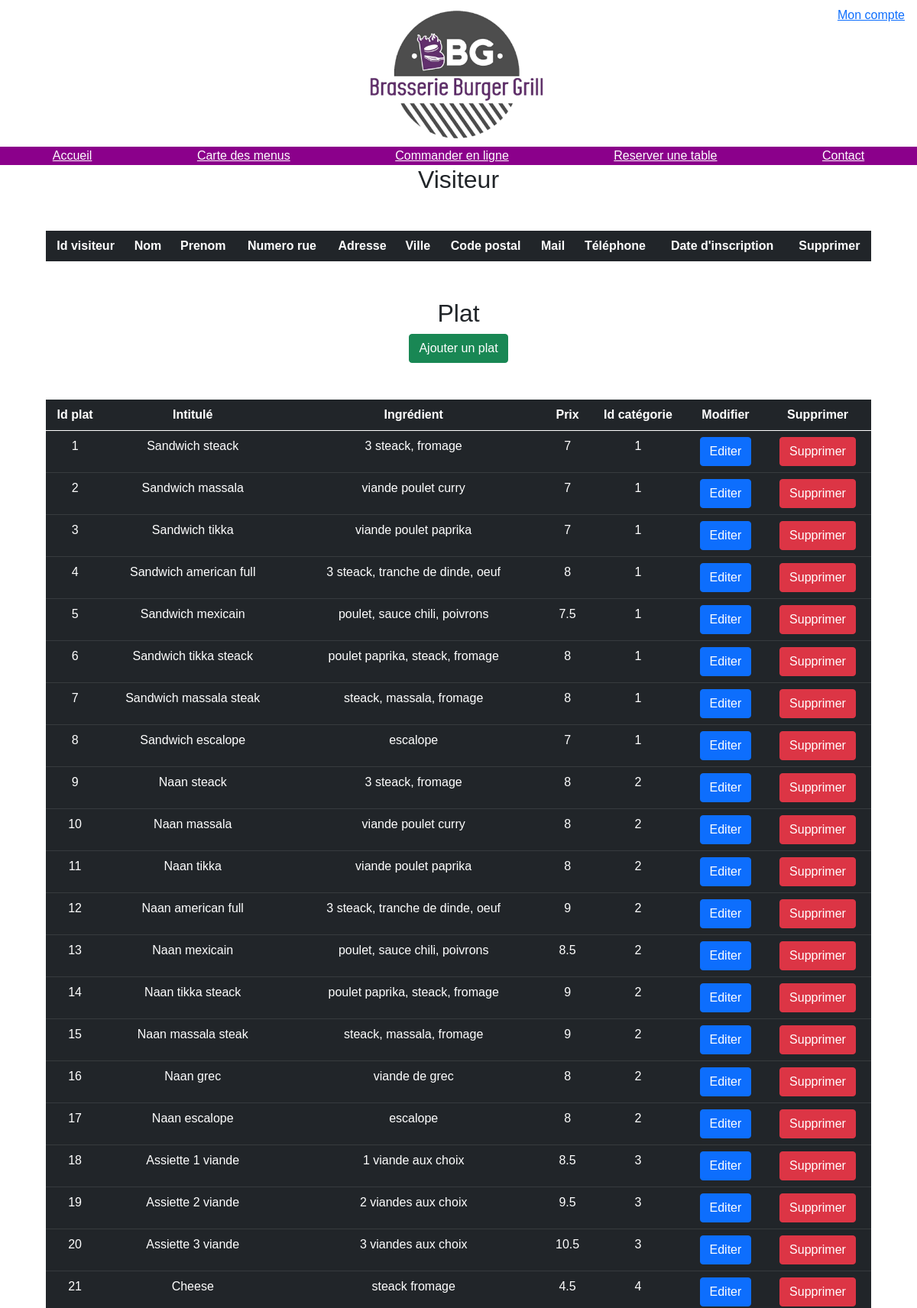
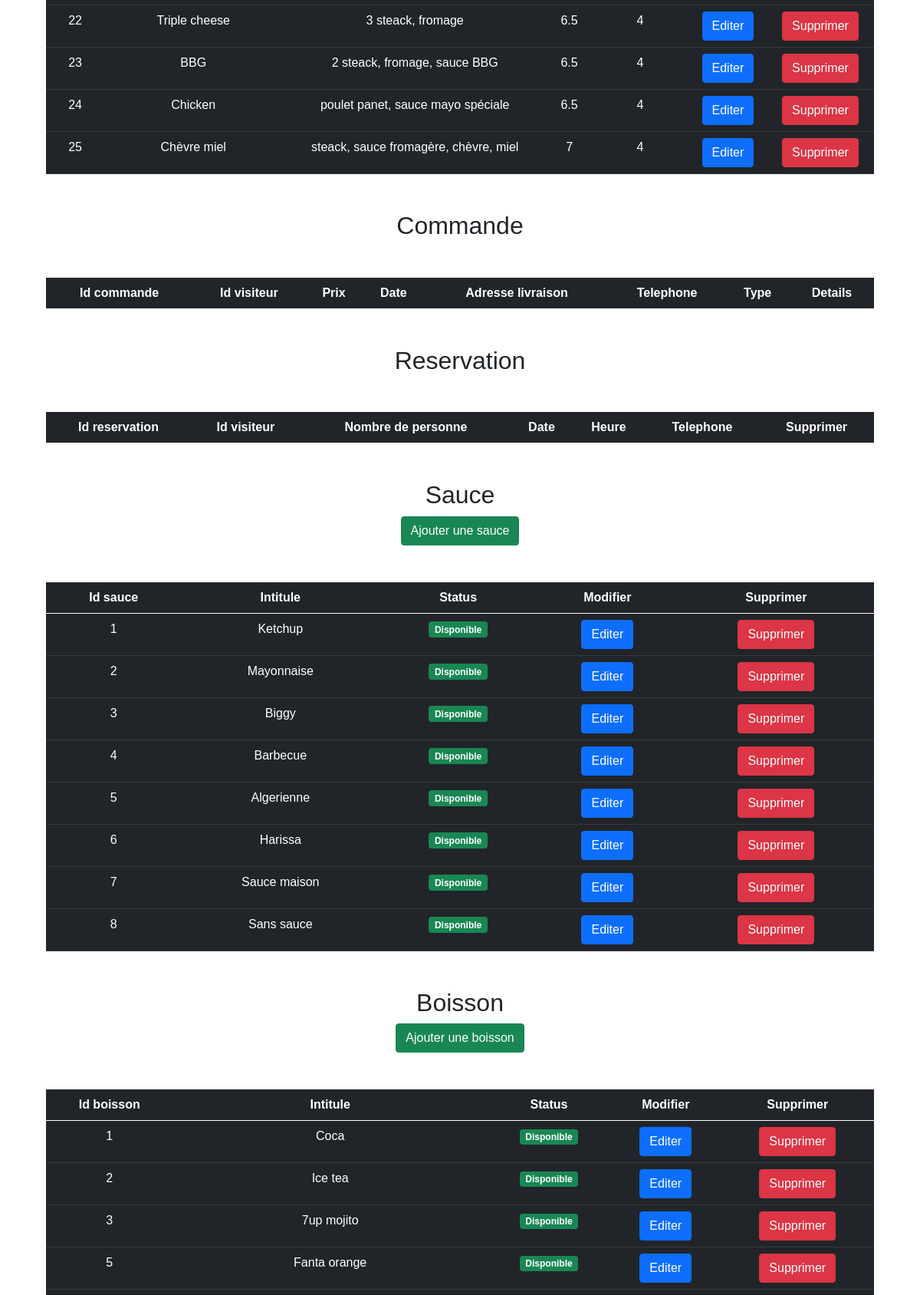
Page /crud.php (signed in, upper part) on the committed database (2 pictures, top to bottom).
### tables this page shows
CREATE TABLE plat(

	`id_plat` int(11) NOT NULL AUTO_INCREMENT,
	`intitule` varchar(30) NOT NULL,
	`ingredient` varchar(50) NOT NULL,
	`prix` float(11) NOT NULL,
	`image` varchar(50),
	`id_categorie` int(11) NOT NULL,
	PRIMARY KEY(`id_plat`),
	CONSTRAINT FK_Plat_Categorie FOREIGN KEY(`id_categorie`)
    REFERENCES categorie(`id_categorie`)
    ON UPDATE CASCADE ON DELETE CASCADE
	
);

CREATE TABLE sauce(

	`id_sauce` int(11) NOT NULL AUTO_INCREMENT,
	`intitule` varchar(30) NOT NULL,
	`status` int(10) NOT NULL,
	PRIMARY KEY(`id_sauce`)
	
);

CREATE TABLE boisson(

	`id_boisson` int(11) NOT NULL AUTO_INCREMENT,
	`intitule` varchar(50) NOT NULL,
	`status` int(10) NOT NULL,
	PRIMARY KEY (`id_boisson`)
	
);

### crud.php (the view, shortened to what this page needs)
<!DOCTYPE html>
<html>
<head>
	<link href="https://cdn.jsdelivr.net/npm/bootstrap@5.0.0-beta2/dist/css/bootstrap.min.css" rel="stylesheet">
	<link rel="stylesheet" type="text/css" href="css/pages.css">
	<link rel="stylesheet" type="text/css" href="css/crud.css">
</head>
<body>
	<header>
		<div class="top">
			<div id="empty">
			</div>
			<div class="logo">
				<img src="img/logo.png">
			</div>
			<div id="connexion">
				<?php
				if(!empty($_SESSION)) {
						echo "<a href='Account.php'><p>Mon compte</p></a>";
				}
				?>
			</div>
		</div>
			<nav>
				<ul id="navig">
					<a href="index.php"><li>Accueil</li></a>
					<a href="Carte_des_Menus.php"><li>Carte des menus</li></a>
					<a href="Commander_en_Ligne.php"><li>Commander en ligne</li></a>
					<a href="Reserver_table.php"><li>Reserver une table</li></a>
					<a href="Contact.php"><li>Contact</li></a>
				</ul>
			</nav>
	</header>
	<section>
		<h2 id="visiteur">Visiteur</h2>
		<table class="table table-dark table-hover" style="width: 90%; margin: 3em auto;">
			<thead>
				<tr>
					<th>Id visiteur</th>
					<th>Nom</th>
					<th>Prenom</th>
					<th>Numero rue</th>
					<th>Adresse</th>
					<th>Ville</th>
					<th>Code postal</th>
					<th>Mail</th>
					<th>Téléphone</th>
					<th>Date d'inscription</th>
					<th>Supprimer</th>
				</tr>
			</thead>
		</table>
		<h2 id="plat">Plat</h2>
		<button type="button" class="btn btn-success" data-bs-toggle="modal" data-bs-target="#modalAjout">
 		 Ajouter un plat
		</button>
		<table class="table table-dark table-hover" style="width: 90%; margin: 3em auto;">
			<thead>
				<tr>
					<th>Id plat</th>
					<th>Intitulé</th>
					<th>Ingrédient</th>
					<th>Prix</th>
					<th>Id catégorie</th>
					<th>Modifier</th>
					<th>Supprimer</th>
				</tr>
			</thead>
			<tbody>
				<?php
				$pdo = connexpdo("bbg");
				$req = $pdo->query("SELECT * FROM plat")->fetchAll(PDO::FETCH_ASSOC);
				foreach ($req as $key) {
					echo "<tr>";
					echo "<td>".$key["id_plat"]."</td>";
					echo "<td>".$key["intitule"]."</td>";
					echo "<td>".$key["ingredient"]."</td>";
					echo "<td>".$key["prix"]."</td>";
					echo "<td>".$key["id_categorie"]."</td>";
					echo "<td><button onclick='editPlat(".$key["id_plat"].")' class='btn btn-primary' data-bs-toggle='modal' data-bs-target='#modalEdition'>Editer</button></td>";
					echo "<td><button onclick='deletePlat(".$key["id_plat"].")' class='btn btn-danger' data-bs-toggle='modal' data-bs-target='#modalSuppression'>Supprimer</button></td>";
					echo "</tr>";
				}
				 ?>
			</tbody>
		</table>
		<h2 id="commande">Commande</h2>
		<table class="table table-dark table-hover" style="width: 90%; margin: 3em auto;">
			<thead>
				<tr>
					<th>Id commande</th>
					<th>Id visiteur</th>
					<th>Prix</th>
					<th>Date</th>
					<th>Adresse livraison</th>
					<th>Telephone</th>
					<th>Type</th>
					<th>Details</th>
				</tr>
			</thead>
		</table>
		<h2 id="reservation">Reservation</h2>
		<table class="table table-dark table-hover" style="width: 90%; margin: 3em auto;">
			<thead>
				<tr>
					<th>Id reservation</th>
					<th>Id visiteur</th>
					<th>Nombre de personne</th>
					<th>Date</th>
					<th>Heure</th>
					<th>Telephone</th>
					<th>Supprimer</th>
				</tr>
			</thead>
		</table>
		<h2 id="sauce">Sauce</h2>
		<button type="button" class="btn btn-success" data-bs-toggle="modal" data-bs-target="#modalAjoutSauce">
 		 Ajouter une sauce
		</button>
		<table class="table table-dark table-hover" style="width: 90%; margin: 3em auto;">
			<thead>
				<tr>
					<th>Id sauce</th>
					<th>Intitule</th>
					<th>Status</th>
					<th>Modifier</th>
					<th>Supprimer</th>
				</tr>
			</thead>
			<tbody>
				<?php
				$pdo = connexpdo("bbg");
				$req = $pdo->query("SELECT * FROM sauce")->fetchAll(PDO::FETCH_ASSOC);
				foreach ($req as $key) {
					echo "<tr>";
					echo "<td>".$key["id_sauce"]."</td>";
					echo "<td>".$key["intitule"]."</td>";
					if($key['status'] == "0"){
					echo "<td><span class='badge bg-success'>Disponible</span></td>";
					}
					else{
					echo "<td><span class='badge bg-danger'>Indisponible</span></td>";
					}
					echo "<td><button onclick='editSauce(".$key["id_sauce"].")' class='btn btn-primary' data-bs-toggle='modal' data-bs-target='#modalEdition'>Editer</button></td>";
					echo "<td><button onclick='deleteSauce(".$key["id_sauce"].")' class='btn btn-danger' data-bs-toggle='modal' data-bs-target='#modalSuppression'>Supprimer</button></td>";
					echo "</tr>";
				}
				 ?>
			</tbody>
		</table>
		<h2 id="boisson">Boisson</h2>
		<button type="button" class="btn btn-success" data-bs-toggle="modal" data-bs-target="#modalAjoutBoisson">
 		 Ajouter une boisson
		</button>
		<table class="table table-dark table-hover" style="width: 90%; margin: 3em auto;">
			<thead>
				<tr>
					<th>Id boisson</th>
					<th>Intitule</th>
					<th>Status</th>
					<th>Modifier</th>
					<th>Supprimer</th>
				</tr>
			</thead>
			<tbody>
				<?php
				$pdo = connexpdo("bbg");
				$req = $pdo->query("SELECT * FROM boisson")->fetchAll(PDO::FETCH_ASSOC);
				foreach ($req as $key) {
					echo "<tr>";
					echo "<td>".$key["id_boisson"]."</td>";
					echo "<td>".$key["intitule"]."</td>";
					if($key['status'] == "0"){
					echo "<td><span class='badge bg-success'>Disponible</span></td>";
					}
					else{
					echo "<td><span class='badge bg-danger'>Indisponible</span></td>";
					}
					echo "<td><button onclick='editBoisson(".$key["id_boisson"].")' class='btn btn-primary' data-bs-toggle='modal' data-bs-target='#modalEdition'>Editer</button></td>";
					echo "<td><button onclick='deleteBoisson(".$key["id_boisson"].")' class='btn btn-danger' data-bs-toggle='modal' data-bs-target='#modalSuppression'>Supprimer</button></td>";
					echo "</tr>";
				}
				 ?>
			</tbody>
		</table>
	</section>
</body>
</html>

### css/pages.css (style rules this page uses)
* { font-family: 'Noto Sans JP', sans-serif; }
body { margin: 0; height: 100%; }
html { height: 100%; }
.top { display: flex; }
#empty { width: 40%; }
.logo { width: 20%; display: flex; align-items: center; }
.logo>img { width: 100%; }
#connexion { width: 40%; display: flex; flex-direction: column; align-items: flex-end; }
#connexion > * { margin-top: 0.5rem; margin-right: 1rem; }
#navig { display: flex; justify-content: space-around; padding: 0; list-style-type: none; margin-bottom: 0; }
nav { background-color: #8b008b; }
ul a { color: white; }

### css/crud.css (style rules this page uses)
h2 { text-align: center; }
section { overflow-y: auto; text-align: center; }

### rows in the picture
plat: id_plat "1", intitule "Sandwich steack", ingredient "3 steack, fromage", prix "7", id_categorie "1"
plat: id_plat "2", intitule "Sandwich massala", ingredient "viande poulet curry", prix "7", id_categorie "1"
plat: id_plat "3", intitule "Sandwich tikka", ingredient "viande poulet paprika", prix "7", id_categorie "1"
plat: id_plat "4", intitule "Sandwich american full", ingredient "3 steack, tranche de dinde, oeuf", prix "8", id_categorie "1"
plat: id_plat "5", intitule "Sandwich mexicain", ingredient "poulet, sauce chili, poivrons", prix "7.5", id_categorie "1"
plat: id_plat "6", intitule "Sandwich tikka steack", ingredient "poulet paprika, steack, fromage", prix "8", id_categorie "1"
plat: id_plat "7", intitule "Sandwich massala steak", ingredient "steack, massala, fromage", prix "8", id_categorie "1"
plat: id_plat "8", intitule "Sandwich escalope", ingredient "escalope", prix "7", id_categorie "1"
plat: id_plat "9", intitule "Naan steack", ingredient "3 steack, fromage", prix "8", id_categorie "2"
plat: id_plat "10", intitule "Naan massala", ingredient "viande poulet curry", prix "8", id_categorie "2"
plat: id_plat "11", intitule "Naan tikka", ingredient "viande poulet paprika", prix "8", id_categorie "2"
plat: id_plat "12", intitule "Naan american full", ingredient "3 steack, tranche de dinde, oeuf", prix "9", id_categorie "2"
plat: id_plat "13", intitule "Naan mexicain", ingredient "poulet, sauce chili, poivrons", prix "8.5", id_categorie "2"
plat: id_plat "14", intitule "Naan tikka steack", ingredient "poulet paprika, steack, fromage", prix "9", id_categorie "2"
plat: id_plat "15", intitule "Naan massala steak", ingredient "steack, massala, fromage", prix "9", id_categorie "2"
plat: id_plat "16", intitule "Naan grec", ingredient "viande de grec", prix "8", id_categorie "2"
plat: id_plat "17", intitule "Naan escalope", ingredient "escalope", prix "8", id_categorie "2"
plat: id_plat "18", intitule "Assiette 1 viande", ingredient "1 viande aux choix", prix "8.5", id_categorie "3"
plat: id_plat "19", intitule "Assiette 2 viande", ingredient "2 viandes aux choix", prix "9.5", id_categorie "3"
plat: id_plat "20", intitule "Assiette 3 viande", ingredient "3 viandes aux choix", prix "10.5", id_categorie "3"
plat: id_plat "21", intitule "Cheese", ingredient "steack fromage", prix "4.5", id_categorie "4"
plat: id_plat "22", intitule "Triple cheese", ingredient "3 steack, fromage", prix "6.5", id_categorie "4"
plat: id_plat "23", intitule "BBG", ingredient "2 steack, fromage, sauce BBG", prix "6.5", id_categorie "4"
plat: id_plat "24", intitule "Chicken", ingredient "poulet panet, sauce mayo spéciale", prix "6.5", id_categorie "4"
plat: id_plat "25", intitule "Chèvre miel", ingredient "steack, sauce fromagère, chèvre, miel", prix "7", id_categorie "4"
sauce: id_sauce "1", intitule "Ketchup", status "Disponible"
sauce: id_sauce "2", intitule "Mayonnaise", status "Disponible"
sauce: id_sauce "3", intitule "Biggy", status "Disponible"
sauce: id_sauce "4", intitule "Barbecue", status "Disponible"
sauce: id_sauce "5", intitule "Algerienne", status "Disponible"
sauce: id_sauce "6", intitule "Harissa", status "Disponible"
sauce: id_sauce "7", intitule "Sauce maison", status "Disponible"
sauce: id_sauce "8", intitule "Sans sauce", status "Disponible"
boisson: id_boisson "1", intitule "Coca", status "Disponible"
boisson: id_boisson "2", intitule "Ice tea", status "Disponible"
boisson: id_boisson "3", intitule "7up mojito", status "Disponible"
boisson: id_boisson "5", intitule "Fanta orange", status "Disponible"
